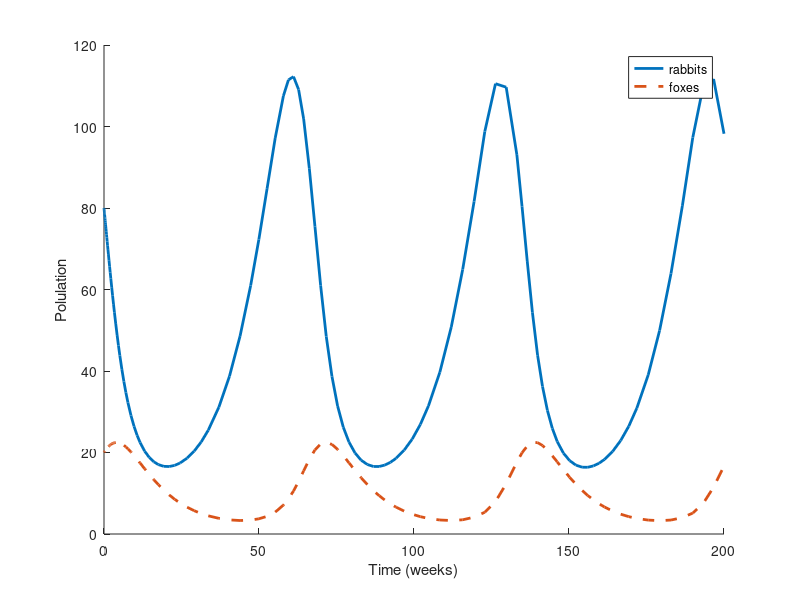
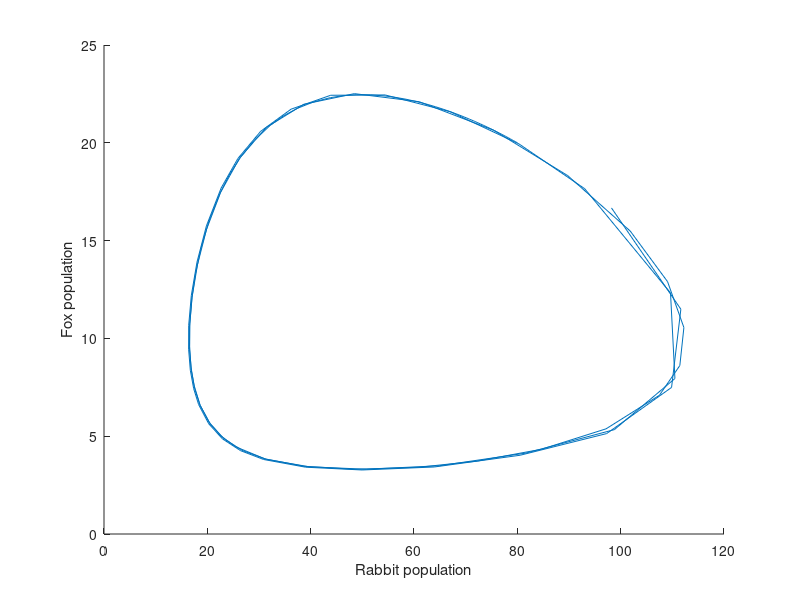

MATLAB code to generate these figures, in order:
% Simulate the Lotka-Volterra model and plot the results.

function res = lotka()
    % test the rate function
    t = 0;
    V_init = [80, 20];
    R = rate_func(t, V_init)
    
    % run the ODE solver
    tspan = [0, 200];
    [T, M] = ode45(@rate_func, tspan, V_init);
    
    % plot the time series
    clf; hold on
    R = M(:, 1);
    F = M(:, 2);
    plot(T, R, 'LineWidth', 2)
    plot(T, F, '--', 'LineWidth', 2)
    xlabel('Time (weeks)')
    ylabel('Polulation')
    legend('rabbits', 'foxes')
    saveas(gcf, '../../book/figs/lotka.eps', 'epsc')

    % plot the trajectory
    clf; hold on
    plot(R, F)
    xlabel('Rabbit population')
    ylabel('Fox population')
    saveas(gcf, '../../book/figs/phase.eps', 'epsc')
end


function res = rate_func(t, V)
    % unpack the elements of V
    x = V(1);
    y = V(2);

    % set the parameters
    a = 0.1;
    b = 0.01;
    c = 0.1;
    d = 0.002;

    % compute the derivatives
    dxdt = a*x - b*x*y;
    dydt = -c*y + d*x*y;

    % pack the derivatives into a vector
    res = [dxdt; dydt];
end
